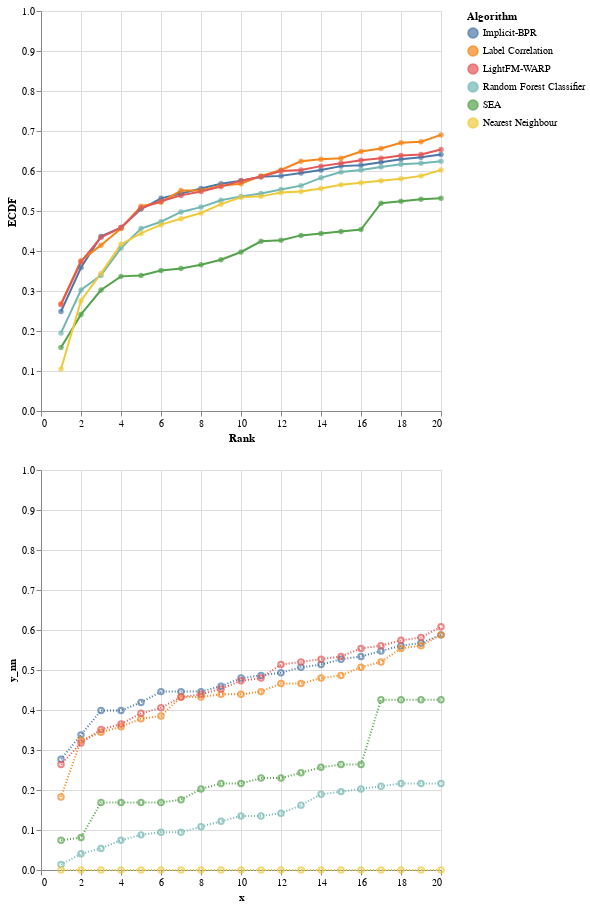

The notebook cell saved with this chart:
### Code cell
(( ch.mark_line()+ ch.mark_point(filled=True) ) & ( ch_nn.mark_line(strokeDash=[1,2]) + ch_nn.mark_point() ))

### Figure 1 — Vega-Lite specification as saved in the notebook (floating-point values rounded to 4 significant figures)
{"config": {"view": {"continuousWidth": 400, "continuousHeight": 300}}, "vconcat": [{"layer": [{"mark": "line", "encoding": {"color": {"type": "nominal", "field": "Algorithm", "sort": ["Implicit-BPR", "Label Correlation", "LightFM-WARP", "Random Forest Classifier", "SEA", "Nearest Neighbour"]}, "x": {"type": "quantitative", "field": "x", "title": "Rank"}, "y": {"type": "quantitative", "field": "y", "scale": {"domain": [0, 1]}, "title": "ECDF"}}, "height": 400}, {"mark": {"type": "point", "filled": true}, "encoding": {"color": {"type": "nominal", "field": "Algorithm", "sort": ["Implicit-BPR", "Label Correlation", "LightFM-WARP", "Random Forest Classifier", "SEA", "Nearest Neighbour"]}, "x": {"type": "quantitative", "field": "x", "title": "Rank"}, "y": {"type": "quantitative", "field": "y", "scale": {"domain": [0, 1]}, "title": "ECDF"}}, "height": 400}]}, {"layer": [{"mark": {"type": "line", "strokeDash": [1, 2]}, "encoding": {"color": {"type": "nominal", "field": "Algorithm", "sort": ["Implicit-BPR", "Label Correlation", "LightFM-WARP", "Random Forest Classifier", "SEA", "Nearest Neighbour"]}, "x": {"type": "quantitative", "field": "x"}, "y": {"type": "quantitative", "field": "y_nn", "scale": {"domain": [0, 1]}}}, "height": 400}, {"mark": "point", "encoding": {"color": {"type": "nominal", "field": "Algorithm", "sort": ["Implicit-BPR", "Label Correlation", "LightFM-WARP", "Random Forest Classifier", "SEA", "Nearest Neighbour"]}, "x": {"type": "quantitative", "field": "x"}, "y": {"type": "quantitative", "field": "y_nn", "scale": {"domain": [0, 1]}}}, "height": 400}]}], "data": {"name": "data-297a5813e249aa2abce60e7a69b367d3"}, "$schema": "https://vega.github.io/schema/vega-lite/v4.8.1.json", "datasets": {"data-297a5813e249aa2abce60e7a69b367d3": [{"x": "1", "y": "0.24878048780487805", "y_nn": "0.27702702702702703", "Algorithm": "Implicit-BPR"}, {"x": "2", "y": "0.35853658536585364", "y_nn": "0.33783783783783783", "Algorithm": "Implicit-BPR"}, {"x": "3", "y": "0.43658536585365854", "y_nn": "0.39864864864864863", "Algorithm": "Implicit-BPR"}, {"x": "4", "y": "0.4585365853658537", "y_nn": "0.39864864864864863", "Algorithm": "Implicit-BPR"}, {"x": "5", "y": "0.5048780487804878", "y_nn": "0.4189189189189189", "Algorithm": "Implicit-BPR"}, {"x": "6", "y": "0.5317073170731708", "y_nn": "0.44594594594594594", "Algorithm": "Implicit-BPR"}, {"x": "7", "y": "0.5439024390243903", "y_nn": "0.44594594594594594", "Algorithm": "Implicit-BPR"}, {"x": "8", "y": "0.5560975609756098", "y_nn": "0.44594594594594594", "Algorithm": "Implicit-BPR"}, {"x": "9", "y": "0.5682926829268292", "y_nn": "0.4594594594594595", "Algorithm": "Implicit-BPR"}, {"x": "10", "y": "0.5756097560975609", "y_nn": "0.4797297297297297", "Algorithm": "Implicit-BPR"}, {"x": "11", "y": "0.5853658536585366", "y_nn": "0.4864864864864865", "Algorithm": "Implicit-BPR"}, {"x": "12", "y": "0.5878048780487805", "y_nn": "0.49324324324324326", "Algorithm": "Implicit-BPR"}, {"x": "13", "y": "0.5951219512195122", "y_nn": "0.5067567567567568", "Algorithm": "Implicit-BPR"}, {"x": "14", "y": "0.6024390243902439", "y_nn": "0.5135135135135135", "Algorithm": "Implicit-BPR"}, {"x": "15", "y": "0.6121951219512195", "y_nn": "0.527027027027027", "Algorithm": "Implicit-BPR"}, {"x": "16", "y": "0.6146341463414634", "y_nn": "0.5337837837837838", "Algorithm": "Implicit-BPR"}, {"x": "17", "y": "0.6219512195121951", "y_nn": "0.5472972972972973", "Algorithm": "Implicit-BPR"}, {"x": "18", "y": "0.6292682926829268", "y_nn": "0.5608108108108109", "Algorithm": "Implicit-BPR"}, {"x": "19", "y": "0.6341463414634146", "y_nn": "0.5675675675675675", "Algorithm": "Implicit-BPR"}, {"x": "20", "y": "0.6414634146341464", "y_nn": "0.5878378378378378", "Algorithm": "Implicit-BPR"}, {"x": "1", "y": "0.2682926829268293", "y_nn": "0.18243243243243243", "Algorithm": "Label Correlation"}, {"x": "2", "y": "0.375609756097561", "y_nn": "0.32432432432432434", "Algorithm": "Label Correlation"}, {"x": "3", "y": "0.4146341463414634", "y_nn": "0.34459459459459457", "Algorithm": "Label Correlation"}, {"x": "4", "y": "0.4560975609756098", "y_nn": "0.3581081081081081", "Algorithm": "Label Correlation"}, {"x": "5", "y": "0.5121951219512195", "y_nn": "0.3783783783783784", "Algorithm": "Label Correlation"}, {"x": "6", "y": "0.5219512195121951", "y_nn": "0.38513513513513514", "Algorithm": "Label Correlation"}, {"x": "7", "y": "0.551219512195122", "y_nn": "0.43243243243243246", "Algorithm": "Label Correlation"}, {"x": "8", "y": "0.551219512195122", "y_nn": "0.43243243243243246", "Algorithm": "Label Correlation"}, {"x": "9", "y": "0.5634146341463414", "y_nn": "0.4391891891891892", "Algorithm": "Label Correlation"}, {"x": "10", "y": "0.5682926829268292", "y_nn": "0.4391891891891892", "Algorithm": "Label Correlation"}, {"x": "11", "y": "0.5878048780487805", "y_nn": "0.44594594594594594", "Algorithm": "Label Correlation"}, {"x": "12", "y": "0.6024390243902439", "y_nn": "0.46621621621621623", "Algorithm": "Label Correlation"}, {"x": "13", "y": "0.624390243902439", "y_nn": "0.46621621621621623", "Algorithm": "Label Correlation"}, {"x": "14", "y": "0.6292682926829268", "y_nn": "0.4797297297297297", "Algorithm": "Label Correlation"}, {"x": "15", "y": "0.6317073170731707", "y_nn": "0.4864864864864865", "Algorithm": "Label Correlation"}, {"x": "16", "y": "0.6487804878048781", "y_nn": "0.5067567567567568", "Algorithm": "Label Correlation"}, {"x": "17", "y": "0.6560975609756098", "y_nn": "0.5202702702702703", "Algorithm": "Label Correlation"}, {"x": "18", "y": "0.6707317073170732", "y_nn": "0.5540540540540541", "Algorithm": "Label Correlation"}, {"x": "19", "y": "0.6731707317073171", "y_nn": "0.5608108108108109", "Algorithm": "Label Correlation"}, {"x": "20", "y": "0.6902439024390243", "y_nn": "0.5878378378378378", "Algorithm": "Label Correlation"}, {"x": "1", "y": "0.2658536585365854", "y_nn": "0.2635135135135135", "Algorithm": "LightFM-WARP"}, {"x": "2", "y": "0.37317073170731707", "y_nn": "0.31756756756756754", "Algorithm": "LightFM-WARP"}, {"x": "3", "y": "0.43414634146341463", "y_nn": "0.35135135135135137", "Algorithm": "LightFM-WARP"}, {"x": "4", "y": "0.4585365853658537", "y_nn": "0.36486486486486486", "Algorithm": "LightFM-WARP"}, {"x": "5", "y": "0.5073170731707317", "y_nn": "0.3918918918918919", "Algorithm": "LightFM-WARP"}, {"x": "6", "y": "0.524390243902439", "y_nn": "0.40540540540540543", "Algorithm": "LightFM-WARP"}, {"x": "7", "y": "0.5390243902439025", "y_nn": "0.43243243243243246", "Algorithm": "LightFM-WARP"}, {"x": "8", "y": "0.5487804878048781", "y_nn": "0.4391891891891892", "Algorithm": "LightFM-WARP"}, {"x": "9", "y": "0.5609756097560976", "y_nn": "0.4527027027027027", "Algorithm": "LightFM-WARP"}, {"x": "10", "y": "0.5756097560975609", "y_nn": "0.47297297297297297", "Algorithm": "LightFM-WARP"}, {"x": "11", "y": "0.5853658536585366", "y_nn": "0.4797297297297297", "Algorithm": "LightFM-WARP"}, {"x": "12", "y": "0.6", "y_nn": "0.5135135135135135", "Algorithm": "LightFM-WARP"}, {"x": "13", "y": "0.6024390243902439", "y_nn": "0.5202702702702703", "Algorithm": "LightFM-WARP"}, {"x": "14", "y": "0.6121951219512195", "y_nn": "0.527027027027027", "Algorithm": "LightFM-WARP"}, {"x": "15", "y": "0.6195121951219512", "y_nn": "0.5337837837837838", "Algorithm": "LightFM-WARP"}, {"x": "16", "y": "0.6268292682926829", "y_nn": "0.5540540540540541", "Algorithm": "LightFM-WARP"}, {"x": "17", "y": "0.6317073170731707", "y_nn": "0.5608108108108109", "Algorithm": "LightFM-WARP"}, {"x": "18", "y": "0.6390243902439025", "y_nn": "0.5743243243243243", "Algorithm": "LightFM-WARP"}, {"x": "19", "y": "0.6414634146341464", "y_nn": "0.581081081081081", "Algorithm": "LightFM-WARP"}, {"x": "20", "y": "0.6536585365853659", "y_nn": "0.6081081081081081", "Algorithm": "LightFM-WARP"}, {"x": "1", "y": "0.1951219512195122", "y_nn": "0.013513513513513514", "Algorithm": "Random Forest Classifier"}, {"x": "2", "y": "0.3024390243902439", "y_nn": "0.04054054054054054", "Algorithm": "Random Forest Classifier"}, {"x": "3", "y": "0.33902439024390246", "y_nn": "0.05405405405405406", "Algorithm": "Random Forest Classifier"}, {"x": "4", "y": "0.4073170731707317", "y_nn": "0.07432432432432433", "Algorithm": "Random Forest Classifier"}, {"x": "5", "y": "0.4560975609756098", "y_nn": "0.08783783783783784", "Algorithm": "Random Forest Classifier"}, {"x": "6", "y": "0.47317073170731705", "y_nn": "0.0945945945945946", "Algorithm": "Random Forest Classifier"}, {"x": "7", "y": "0.4975609756097561", "y_nn": "0.0945945945945946", "Algorithm": "Random Forest Classifier"}, {"x": "8", "y": "0.5097560975609756", "y_nn": "0.10810810810810811", "Algorithm": "Random Forest Classifier"}, {"x": "9", "y": "0.526829268292683", "y_nn": "0.12162162162162163", "Algorithm": "Random Forest Classifier"}, {"x": "10", "y": "0.5365853658536586", "y_nn": "0.13513513513513514", "Algorithm": "Random Forest Classifier"}, {"x": "11", "y": "0.5439024390243903", "y_nn": "0.13513513513513514", "Algorithm": "Random Forest Classifier"}, {"x": "12", "y": "0.5536585365853659", "y_nn": "0.14189189189189189", "Algorithm": "Random Forest Classifier"}, {"x": "13", "y": "0.5634146341463414", "y_nn": "0.16216216216216217", "Algorithm": "Random Forest Classifier"}, {"x": "14", "y": "0.5829268292682926", "y_nn": "0.1891891891891892", "Algorithm": "Random Forest Classifier"}, {"x": "15", "y": "0.5975609756097561", "y_nn": "0.19594594594594594", "Algorithm": "Random Forest Classifier"}, {"x": "16", "y": "0.6024390243902439", "y_nn": "0.20270270270270271", "Algorithm": "Random Forest Classifier"}, {"x": "17", "y": "0.6097560975609756", "y_nn": "0.20945945945945946", "Algorithm": "Random Forest Classifier"}, {"x": "18", "y": "0.6170731707317073", "y_nn": "0.21621621621621623", "Algorithm": "Random Forest Classifier"}, {"x": "19", "y": "0.6195121951219512", "y_nn": "0.21621621621621623", "Algorithm": "Random Forest Classifier"}, {"x": "20", "y": "0.624390243902439", "y_nn": "0.21621621621621623", "Algorithm": "Random Forest Classifier"}, {"x": "1", "y": "0.15853658536585366", "y_nn": "0.07432432432432433", "Algorithm": "SEA"}, {"x": "2", "y": "0.24146341463414633", "y_nn": "0.08108108108108109", "Algorithm": "SEA"}, {"x": "3", "y": "0.3024390243902439", "y_nn": "0.16891891891891891", "Algorithm": "SEA"}, {"x": "4", "y": "0.33658536585365856", "y_nn": "0.16891891891891891", "Algorithm": "SEA"}, {"x": "5", "y": "0.33902439024390246", "y_nn": "0.16891891891891891", "Algorithm": "SEA"}, {"x": "6", "y": "0.35121951219512193", "y_nn": "0.16891891891891891", "Algorithm": "SEA"}, {"x": "7", "y": "0.35609756097560974", "y_nn": "0.17567567567567569", "Algorithm": "SEA"}, {"x": "8", "y": "0.36585365853658536", "y_nn": "0.20270270270270271", "Algorithm": "SEA"}, {"x": "9", "y": "0.3780487804878049", "y_nn": "0.21621621621621623", "Algorithm": "SEA"}, {"x": "10", "y": "0.3975609756097561", "y_nn": "0.21621621621621623", "Algorithm": "SEA"}, {"x": "11", "y": "0.424390243902439", "y_nn": "0.22972972972972974", "Algorithm": "SEA"}, {"x": "12", "y": "0.4268292682926829", "y_nn": "0.22972972972972974", "Algorithm": "SEA"}, {"x": "13", "y": "0.43902439024390244", "y_nn": "0.24324324324324326", "Algorithm": "SEA"}, {"x": "14", "y": "0.44390243902439025", "y_nn": "0.25675675675675674", "Algorithm": "SEA"}, {"x": "15", "y": "0.44878048780487806", "y_nn": "0.2635135135135135", "Algorithm": "SEA"}, {"x": "16", "y": "0.45365853658536587", "y_nn": "0.2635135135135135", "Algorithm": "SEA"}, {"x": "17", "y": "0.5195121951219512", "y_nn": "0.42567567567567566", "Algorithm": "SEA"}, {"x": "18", "y": "0.524390243902439", "y_nn": "0.42567567567567566", "Algorithm": "SEA"}, {"x": "19", "y": "0.5292682926829269", "y_nn": "0.42567567567567566", "Algorithm": "SEA"}, {"x": "20", "y": "0.5317073170731708", "y_nn": "0.42567567567567566", "Algorithm": "SEA"}, {"x": "1", "y": "0.1048780487804878", "y_nn": "0.0", "Algorithm": "Nearest Neighbour"}, {"x": "2", "y": "0.275609756097561", "y_nn": "0.0", "Algorithm": "Nearest Neighbour"}, {"x": "3", "y": "0.3439024390243902", "y_nn": "0.0", "Algorithm": "Nearest Neighbour"}, {"x": "4", "y": "0.4170731707317073", "y_nn": "0.0", "Algorithm": "Nearest Neighbour"}, {"x": "5", "y": "0.44390243902439025", "y_nn": "0.0", "Algorithm": "Nearest Neighbour"}, {"x": "6", "y": "0.4658536585365854", "y_nn": "0.0", "Algorithm": "Nearest Neighbour"}, {"x": "7", "y": "0.48048780487804876", "y_nn": "0.0", "Algorithm": "Nearest Neighbour"}, {"x": "8", "y": "0.4951219512195122", "y_nn": "0.0", "Algorithm": "Nearest Neighbour"}, {"x": "9", "y": "0.5170731707317073", "y_nn": "0.0", "Algorithm": "Nearest Neighbour"}, {"x": "10", "y": "0.5341463414634147", "y_nn": "0.0", "Algorithm": "Nearest Neighbour"}, {"x": "11", "y": "0.5365853658536586", "y_nn": "0.0", "Algorithm": "Nearest Neighbour"}, {"x": "12", "y": "0.5463414634146342", "y_nn": "0.0", "Algorithm": "Nearest Neighbour"}, {"x": "13", "y": "0.5487804878048781", "y_nn": "0.0", "Algorithm": "Nearest Neighbour"}, {"x": "14", "y": "0.5560975609756098", "y_nn": "0.0", "Algorithm": "Nearest Neighbour"}, {"x": "15", "y": "0.5658536585365853", "y_nn": "0.0", "Algorithm": "Nearest Neighbour"}, {"x": "16", "y": "0.5707317073170731", "y_nn": "0.0", "Algorithm": "Nearest Neighbour"}, {"x": "17", "y": "0.5756097560975609", "y_nn": "0.0", "Algorithm": "Nearest Neighbour"}, {"x": "18", "y": "0.5804878048780487", "y_nn": "0.0", "Algorithm": "Nearest Neighbour"}, {"x": "19", "y": "0.5878048780487805", "y_nn": "0.0", "Algorithm": "Nearest Neighbour"}, {"x": "20", "y": "0.6024390243902439", "y_nn": "0.0", "Algorithm": "Nearest Neighbour"}]}}
